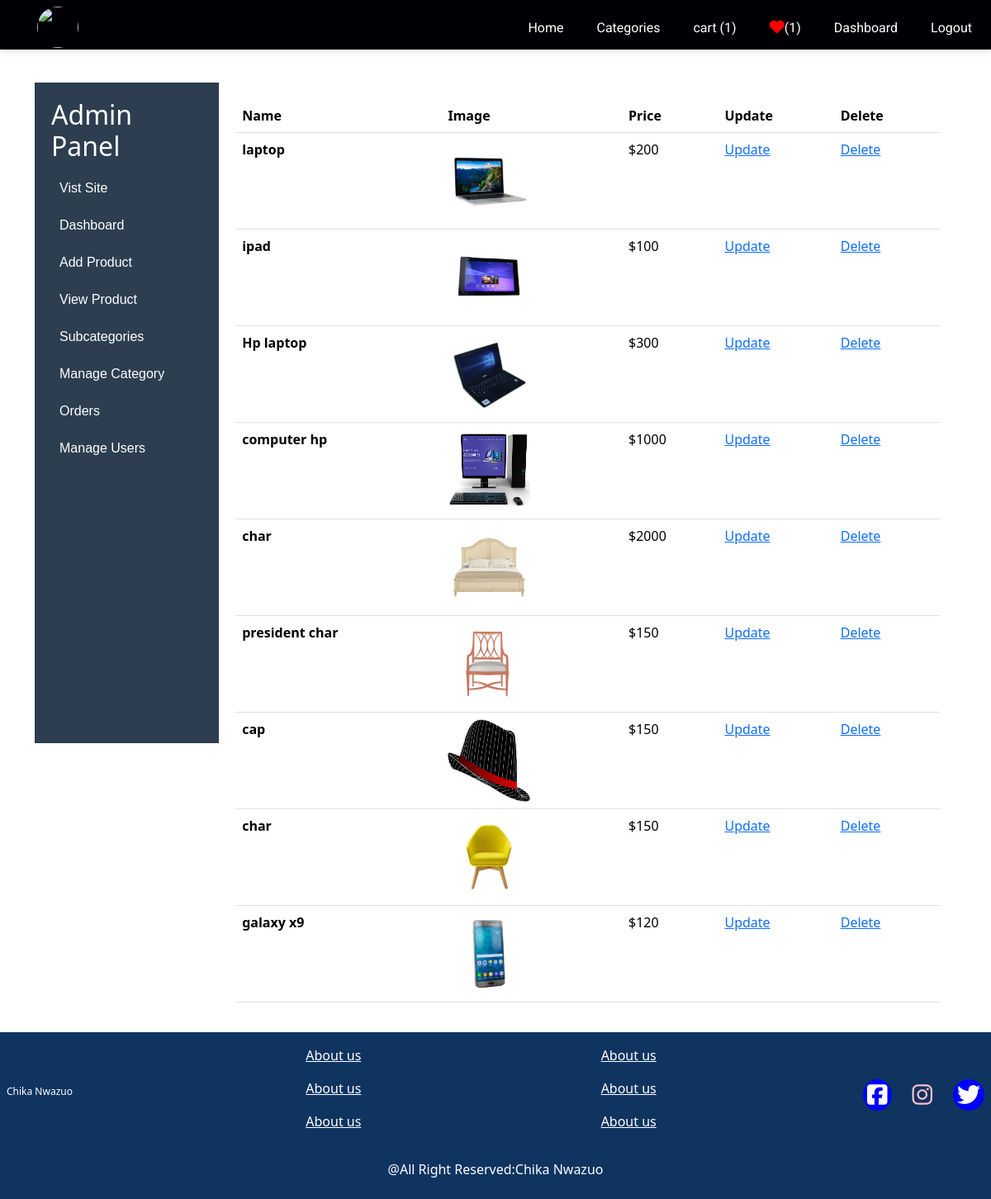
Before: /adminapp/viewproduct/ (signed in) with the older database file.
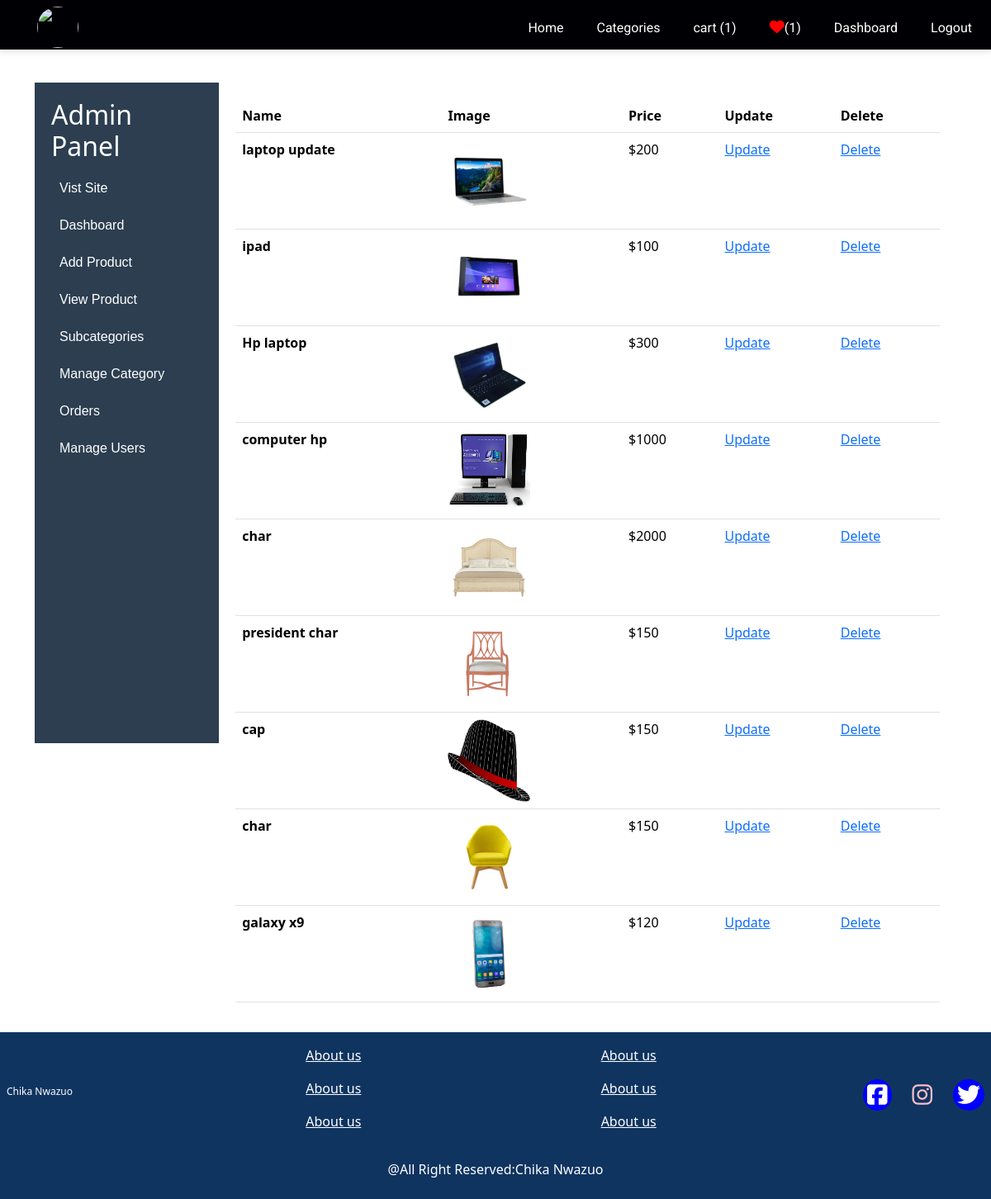
After: the same page with the newer database file.
### adminapp/models.py (models this page shows, shortened)
class Product(models.Model):
      name=models.CharField(max_length=255)
      price=models.PositiveIntegerField()
      bought_price=models.PositiveIntegerField(null=True,blank=True)
      category=models.ForeignKey(Subcategory,related_name='category',on_delete=models.CASCADE)
      keywords=models.TextField()
      description=models.TextField()
      image=models.ImageField(upload_to='image')
      views=models.IntegerField(default=0)

### adminapp/product.py (the view)
# urls.py: path("viewproduct/",product.getallproduct.as_view(),name='viewproduct'),
class getallproduct(View):
    def get(self,request):
        if not request.user.is_superuser:
            return redirect('commapp:index')
        products=Product.objects.all()
        context={"products":products}
        return render(request,"pages/viewproducts.html",context)

### adminapp/analaystics.py (called while the page is built)
def analaytics(request):
    number_of_p= Product.objects.count()
    users=User.objects.count()
    product_selling_total= Product.objects.aggregate(price=Sum('price'))['price'] or 0
    product_bought_total= Product.objects.aggregate(bought_price=Sum('bought_price'))['bought_price'] or 0
    total_order= PaymentRecord.objects.aggregate(total_amount=Sum('total_amount'))['total_amount'] or 0
    profit=product_bought_total - product_selling_total
    return{'number_of_p':number_of_p,'users':users,"product_selling_total":product_selling_total,"profit":profit,'product_bought_total':product_bought_total}

### commapp/context_processors.py (called while the page is built)
def category(request):
	category=Category.objects.all()
	categorytopbar=Category.objects.filter(categories__isnull=False).distinct()
	subcategory=Subcategory.objects.all()
	if request.user.is_authenticated:
		getwishlist=Wishlist.objects.filter(user=request.user).count()
		countcart=Cart.objects.filter(users=request.user).count()
	else:
		getwishlist=0
		countcart=0
	return{'category':category,'subcategory':subcategory,'categorytopbar':categorytopbar,'getwishlist':getwishlist,'countcart':countcart}

### adminapp/templates/pages/viewproducts.html (shortened to what this page needs)
{% extends 'layout/based.html' %}
{% block content %}
<div class="adminpage_Settings">
  {% include 'adminlayout/adminsidebar.html' %}
  <div class="admin_container">
<table class="table">
  <thead>
    <tr>
      <th scope="col">Name</th>
      <th scope="col">Image</th>
      <th scope="col">Price</th>
      <th scope="col">Update</th>
      <th scope="col">Delete</th>
    </tr>
  </thead>
  <tbody>
    {% for p in products%}
    <tr>
      <th scope="row">{{p.name}}</th>
      <td><img height="100" width="100" src="{{p.image.url}}" alt="{{p.name}}"></td>
      <td>${{p.price}}</td>
      <td><a href="{% url 'adminapp:updateproduct' p.id %}">Update</a></td>
       <td><a href="{% url 'adminapp:deletepro' p.id %}">Delete</a></td>
    </tr>
    {% endfor %}
  </tbody>
</table>
</div>
</div>
{% endblock %}

Changed rows visible on the page:
changed Product: name "laptop" → "laptop update"
